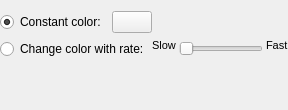
          <widget class="QWidget" name="page_2">
           <layout class="QVBoxLayout" name="verticalLayout">
            <property name="leftMargin">
             <number>0</number>
            </property>
            <property name="rightMargin">
             <number>0</number>
            </property>
            <item>
             <layout class="QHBoxLayout" name="horizontalLayout_2">
              <item>
               <widget class="QRadioButton" name="radioButton_ConstantColorMoodLampMode">
                <property name="text">
                 <string>Constant color:</string>
                </property>
                <property name="checkable">
                 <bool>true</bool>
                </property>
                <property name="checked">
                 <bool>true</bool>
                </property>
               </widget>
              </item>
              <item>
               <widget class="ColorButton" name="pushButton_SelectColorMoodLamp">
                <property name="text">
                 <string/>
                </property>
                <property name="flat">
                 <bool>false</bool>
                </property>
               </widget>
              </item>
              <item>
               <spacer name="horizontalSpacer_8">
                <property name="orientation">
                 <enum>Qt::Horizontal</enum>
                </property>
                <property name="sizeHint" stdset="0">
                 <size>
                  <width>40</width>
                  <height>20</height>
                 </size>
                </property>
               </spacer>
              </item>
             </layout>
            </item>
            <item>
             <layout class="QHBoxLayout" name="horizontalLayout_7">
              <property name="spacing">
               <number>3</number>
              </property>
              <item>
               <widget class="QRadioButton" name="radioButton_LiquidColorMoodLampMode">
                <property name="text">
                 <string>Change color with rate:</string>
                </property>
               </widget>
              </item>
              <item>
               <widget class="QLabel" name="label_slowMoodLampSpeed">
                <property name="font">
                 <font>
                  <pointsize>8</pointsize>
                 </font>
                </property>
                <property name="styleSheet">
                 <string notr="true">margin-bottom:0.4em; margin-left:0.5em</string>
                </property>
                <property name="text">
                 <string>Slow</string>
                </property>
                <property name="alignment">
                 <set>Qt::AlignLeading|Qt::AlignLeft|Qt::AlignTop</set>
                </property>
               </widget>
              </item>
              <item>
               <widget class="QSlider" name="horizontalSlider_MoodLampSpeed">
                <property name="enabled">
                 <bool>false</bool>
                </property>
                <property name="minimum">
                 <number>1</number>
                </property>
                <property name="maximum">
                 <number>100</number>
                </property>
                <property name="orientation">
                 <enum>Qt::Horizontal</enum>
                </property>
               </widget>
              </item>
              <item>
               <widget class="QLabel" name="label_fastMoodLampSpeed">
                <property name="font">
                 <font>
                  <pointsize>8</pointsize>
                 </font>
                </property>
                <property name="styleSheet">
                 <string notr="true">margin-bottom:0.4em;</string>
                </property>
                <property name="text">
                 <string>Fast</string>
                </property>
                <property name="alignment">
                 <set>Qt::AlignLeading|Qt::AlignLeft|Qt::AlignTop</set>
                </property>
               </widget>
              </item>
             </layout>
            </item>
            <item>
             <spacer name="verticalSpacer_7">
              <property name="orientation">
               <enum>Qt::Vertical</enum>
              </property>
              <property name="sizeHint" stdset="0">
               <size>
                <width>20</width>
                <height>40</height>
               </size>
              </property>
             </spacer>
            </item>
           </layout>
          </widget>
